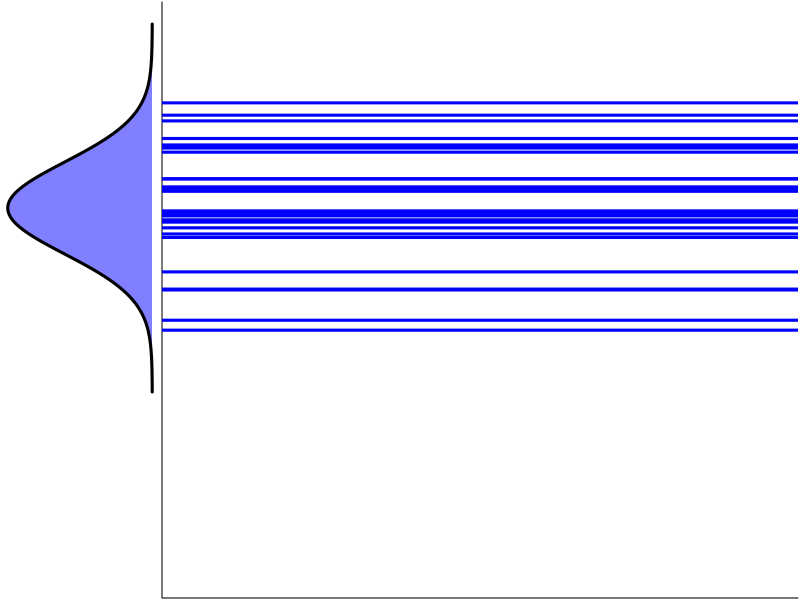
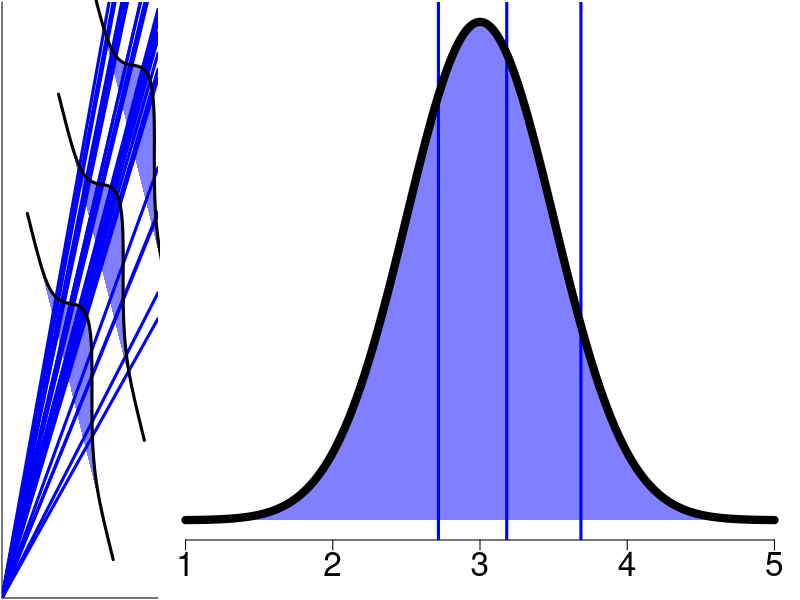
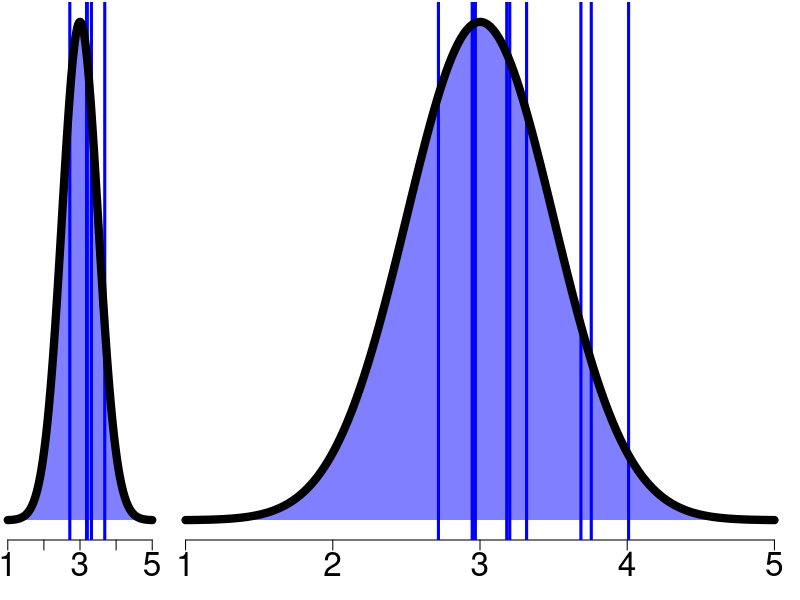
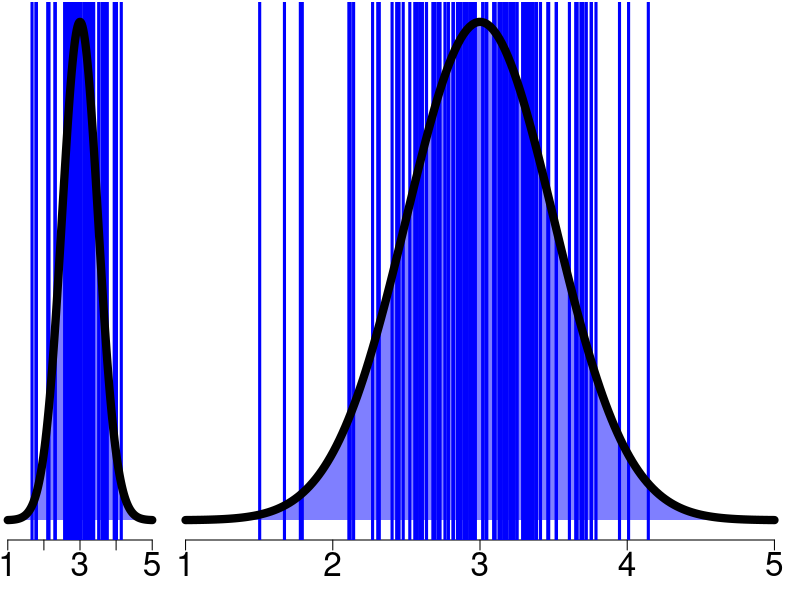
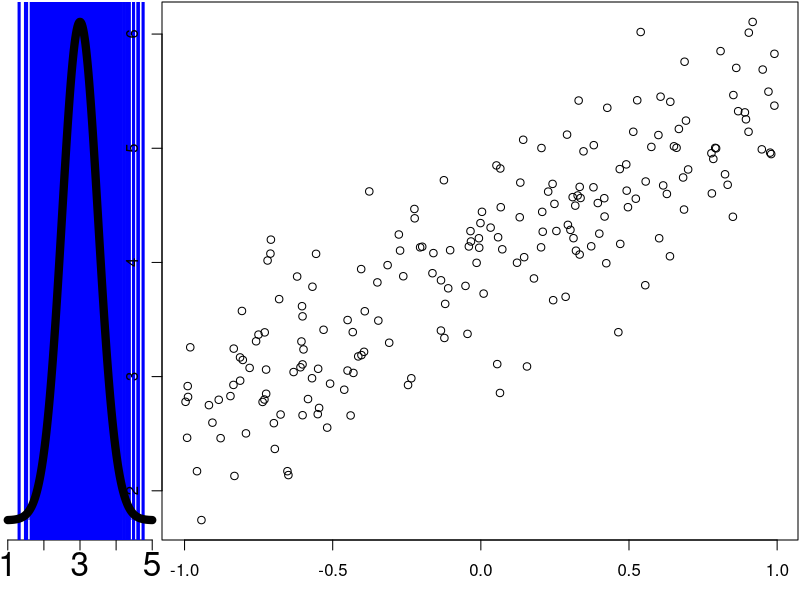
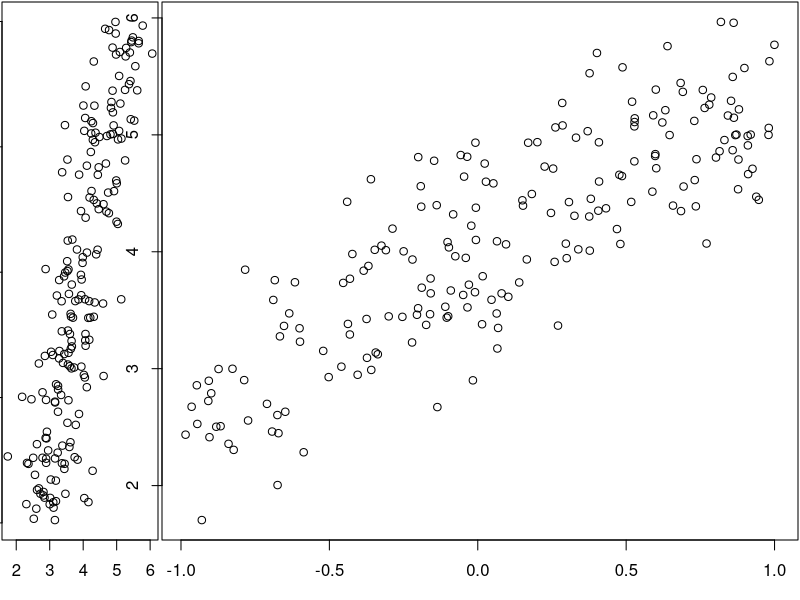

These figures' R source, in order:
## ---- chunk 1
zones=matrix(c(1,2), ncol=2, byrow=TRUE)
layout(zones, widths=c(1/5,4/5), heights=c(1/5,4/5))

val <- seq(-1, 3, length = 200)
marginal <- dnorm(val, mean = 1, sd = 0.5)

par(mar = c(0.1, 0.1, 0.1, 0.1))
plot(-marginal,val,
     type = "n",
     ylim = c(-3,3),
     axes = FALSE,
     xlab = "",
     ylab = "") 

polygon(x = c(-marginal,-marginal[1]),
        y = c(val, val[1]),
        col = rgb(0,0,1, 0.5),border = NA)

lines(-marginal,val, lwd = 3)

plot(0,0,
     type = "n",
     xlim = c(0,5),
     ylim = c(-3,3),
     bty="L",
     xaxt = "n",
     yaxt = "n",
     xlab = "",
     ylab = "",) 

set.seed(42)
abline(h = rnorm(30, mean = 1, sd = 0.5),
       lwd = 3,
       col = "blue")
## ---- chunk 2
plot(0,0,
     type = "n",
     xlim = c(0,5),
     ylim = c(0,5),
     bty="L",
     xaxt = "n",
     yaxt = "n",
     xlab = "",
     ylab = "",
     xaxs = "i",
     yaxs = "i") 

set.seed(42)
for(i in 1:30){
abline(a = 0, b = rnorm(1, mean = 1, sd = 0.2),
       lwd = 3,
       col = "blue")
}

marginalRot <- spdep::Rotation(cbind(-marginal,val), angle = 3.9)

par(xpd = TRUE)

polygon(x = c(marginalRot[,1] + 1.5,marginalRot[1,1] + 1.5),
        y = c(marginalRot[,2] + 2.5, marginalRot[1,2] + 2.5),
        col = rgb(0,0,1, 0.5),border = NA)

polygon(x = c(marginalRot[,1] + 2.5,marginalRot[1,1] + 2.5),
        y = c(marginalRot[,2] + 3.5, marginalRot[1,2] + 3.5),
        col = rgb(0,0,1, 0.5),border = NA)

polygon(x = c(marginalRot[,1] + 3.5,marginalRot[1,1] + 3.5),
        y = c(marginalRot[,2] + 4.5, marginalRot[1,2] + 4.5),
        col = rgb(0,0,1, 0.5),border = NA)

lines(marginalRot[,1]+1.5, marginalRot[,2] + 2.5, lwd = 3)
lines(marginalRot[,1]+2.5, marginalRot[,2] + 3.5, lwd = 3)
lines(marginalRot[,1]+3.5, marginalRot[,2] + 4.5, lwd = 3)
par(xpd = FALSE)
## ---- chunk 3
val <- seq(1, 5, length = 200)
marginal <- dnorm(val, mean = 3, sd = 0.5)

par(mar = c(3, 0.1, 0.1, 0.1))
plot(val, marginal,
     type = "n",
     yaxt = "n",
     xlab = "",
     ylab = "",
     frame.plot = FALSE,
     cex.axis = 2) 


set.seed(42)
sampl <- rnorm(3, mean = 3, sd = 0.5)
abline(v = sampl,
       lwd = 3,
       col = "blue")

polygon(x = c(val, val[1]),
        y = c(marginal,marginal[1]),
        col = rgb(0,0,1, 0.5),border = NA)

lines(val,marginal, lwd = 8)
## ---- chunk 4
val <- seq(1, 5, length = 200)
marginal <- dnorm(val, mean = 3, sd = 0.5)

par(mar = c(3, 0.1, 0.1, 0.1))
plot(val, marginal,
     type = "n",
     yaxt = "n",
     xlab = "",
     ylab = "",
     frame.plot = FALSE,
     cex.axis = 2) 

set.seed(42)
sampl <- rnorm(5, mean = 3, sd = 0.5)
abline(v = sampl,
       lwd = 3,
       col = "blue")

polygon(x = c(val, val[1]),
        y = c(marginal,marginal[1]),
        col = rgb(0,0,1, 0.5),border = NA)

lines(val,marginal, lwd = 8)
## ---- chunk 5
val <- seq(1, 5, length = 200)
marginal <- dnorm(val, mean = 3, sd = 0.5)

par(mar = c(3, 0.1, 0.1, 0.1))
plot(val, marginal,
     type = "n",
     yaxt = "n",
     xlab = "",
     ylab = "",
     frame.plot = FALSE,
     cex.axis = 2) 

set.seed(42)
sampl <- rnorm(10, mean = 3, sd = 0.5)
abline(v = sampl,
       lwd = 3,
       col = "blue")

polygon(x = c(val, val[1]),
        y = c(marginal,marginal[1]),
        col = rgb(0,0,1, 0.5),border = NA)

lines(val,marginal, lwd = 8)
## ---- chunk 6
val <- seq(1, 5, length = 200)
marginal <- dnorm(val, mean = 3, sd = 0.5)

par(mar = c(3, 0.1, 0.1, 0.1))
plot(val, marginal,
     type = "n",
     yaxt = "n",
     xlab = "",
     ylab = "",
     frame.plot = FALSE,
     cex.axis = 2) 

set.seed(42)
sampl <- rnorm(50, mean = 3, sd = 0.5)
abline(v = sampl,
       lwd = 3,
       col = "blue")

polygon(x = c(val, val[1]),
        y = c(marginal,marginal[1]),
        col = rgb(0,0,1, 0.5),border = NA)

lines(val,marginal, lwd = 8)
## ---- chunk 7
val <- seq(1, 5, length = 200)
marginal <- dnorm(val, mean = 3, sd = 0.5)

par(mar = c(3, 0.1, 0.1, 0.1))
plot(val, marginal,
     type = "n",
     yaxt = "n",
     xlab = "",
     ylab = "",
     frame.plot = FALSE,
     cex.axis = 2) 

set.seed(42)
sampl <- rnorm(100, mean = 3, sd = 0.5)
abline(v = sampl,
       lwd = 3,
       col = "blue")

polygon(x = c(val, val[1]),
        y = c(marginal,marginal[1]),
        col = rgb(0,0,1, 0.5),border = NA)

lines(val,marginal, lwd = 8)
## ---- chunk 8
val <- seq(1, 5, length = 200)
marginal <- dnorm(val, mean = 3, sd = 0.5)

par(mar = c(3, 0.1, 0.1, 0.1))
plot(val, marginal,
     type = "n",
     yaxt = "n",
     xlab = "",
     ylab = "",
     frame.plot = FALSE,
     cex.axis = 2) 

set.seed(42)
sampl <- rnorm(1000, mean = 3, sd = 0.5)
abline(v = sampl,
       lwd = 3,
       col = "blue")

polygon(x = c(val, val[1]),
        y = c(marginal,marginal[1]),
        col = rgb(0,0,1, 0.5),border = NA)

lines(val,marginal, lwd = 8)
## ---- chunk 9
# Stuff
## ---- chunk 10
yintercept <- 4
slope <- 1.3
obs_error <- .5
x <- runif(200, min = -1, max = 1)
y_mean <- yintercept + slope * x
y_obs <- rnorm(200, mean = y_mean, sd = obs_error)
## ---- chunk 11
plot(y_obs ~ x)
## ---- chunk 12
#| output-location: column
yintercept <- 4
slope <- 1.3
obs_error <- .5
x <- runif(200, min = -1, max = 1)
y_mean <- yintercept + slope * x
y_obs <- rnorm(200, mean = y_mean, sd = obs_error)
plot(y_obs, x)
## ---- chunk 13
yintercept <- 4
slope <- 1.3
obs_error <- .5
x <- runif(200, min = -1, max = 1)
y_mean <- yintercept + slope * x
y_obs <- rnorm(200, mean = y_mean, sd = obs_error)
## ---- chunk 14
plot(y_obs ~ x)
